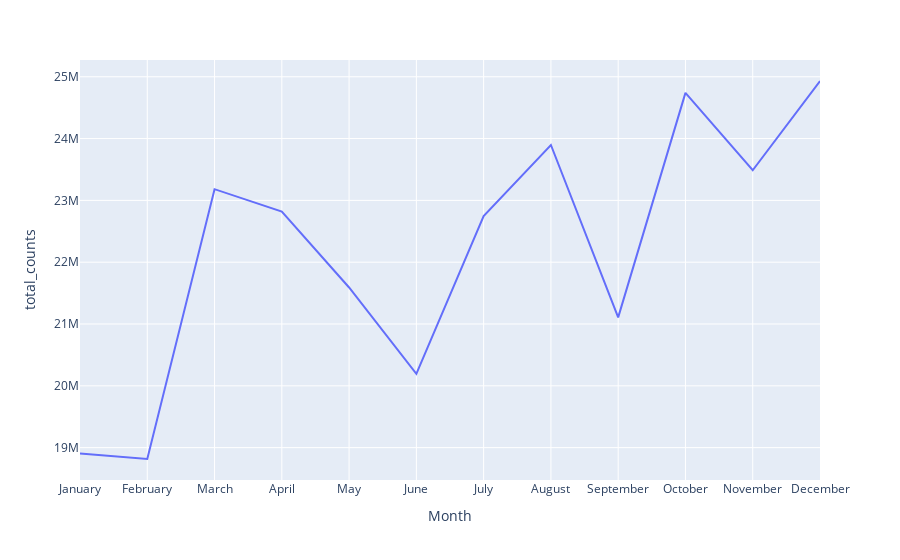

Source (notebook cell):
### Code cell
px.line(sorted_months_2019_df, x="Month", y="total_counts")

### Figure 1 — Plotly figure (JSON) as saved in the notebook; plotly's stock layout.template omitted (floating-point values rounded to 4 significant figures)
{"data": [{"hovertemplate": "Month=%{x}<br>total_counts=%{y}<extra></extra>", "legendgroup": "", "line": {"color": "#636efa", "dash": "solid"}, "mode": "lines", "name": "", "orientation": "v", "showlegend": false, "type": "scatter", "x": ["January", "February", "March", "April", "May", "June", "July", "August", "September", "October", "November", "December"], "xaxis": "x", "y": [18904686, 18816254, 23181242, 22818120, 21590920, 20194222, 22744685, 23896524, 21107792, 24738547, 23487511, 24931172], "yaxis": "y"}], "layout": {"autosize": true, "legend": {"tracegroupgap": 0}, "margin": {"t": 60}, "xaxis": {"anchor": "y", "autorange": true, "domain": [0, 1], "range": [0, 11], "title": {"text": "Month"}, "type": "category"}, "yaxis": {"anchor": "x", "autorange": true, "domain": [0, 1], "range": [18480000.0, 25270000.0], "title": {"text": "total_counts"}, "type": "linear"}}}
